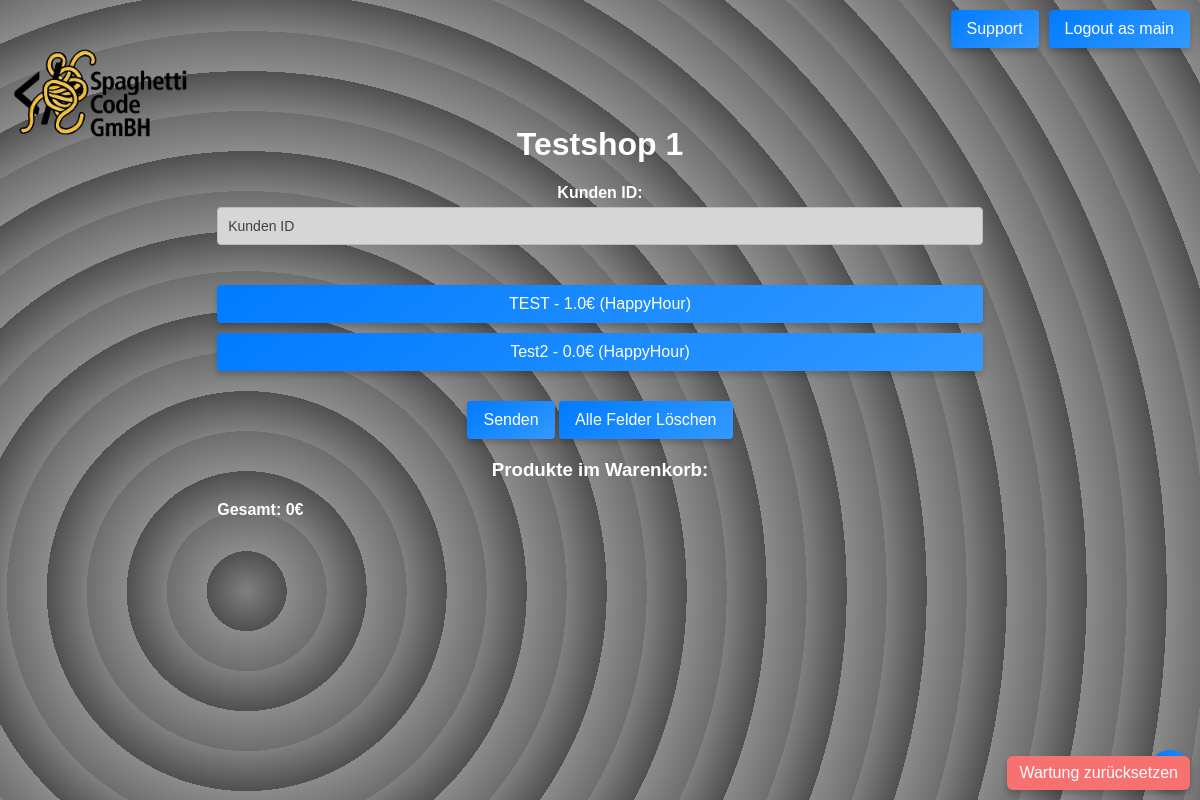
The page /Shop/1/ (signed in) on the database as committed earlier.
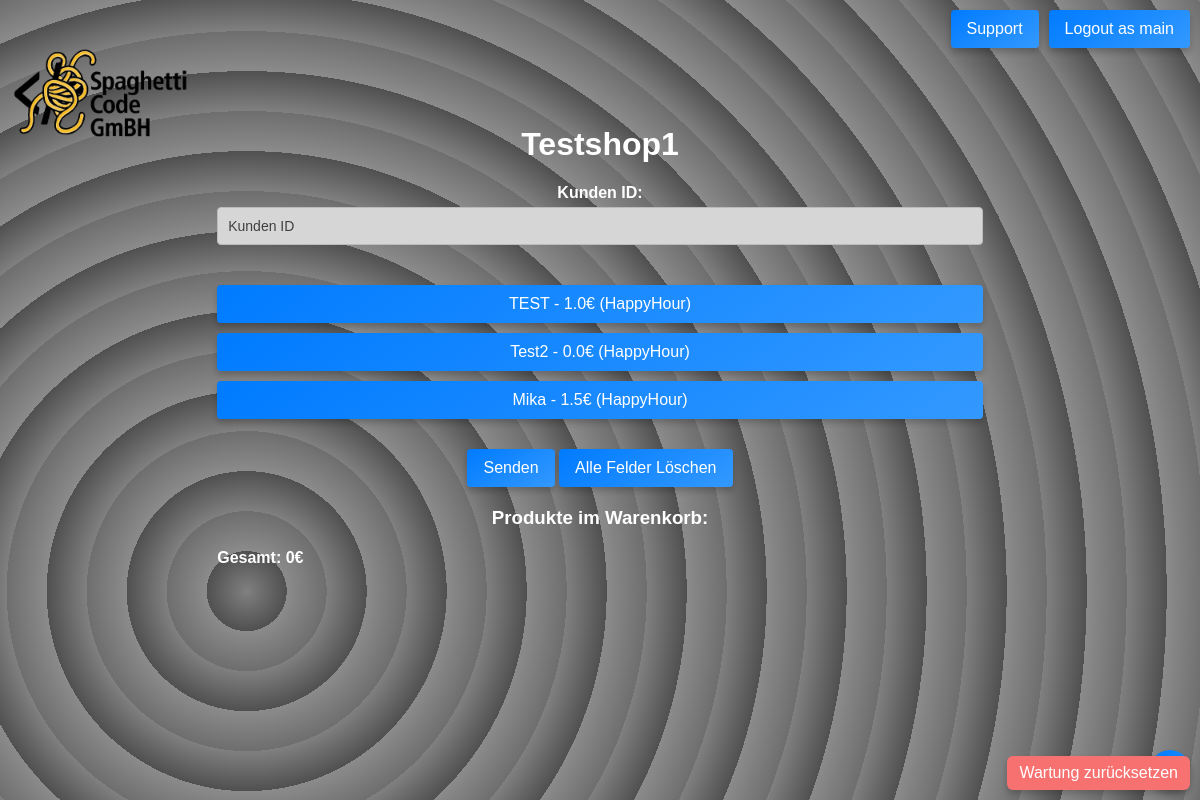
The same page on the database as committed later.
### main/models.py (models this page shows, shortened)
class Shop(models.Model):
    name = models.CharField(max_length=50)
    old_sellers = models.ManyToManyField(User, related_name='shops')
    sellers = models.ManyToManyField(User, related_name='new_shops', blank=True, through='ShopUser')
    activated = models.BooleanField(default=False)

class Product(models.Model):
    name = models.CharField(max_length=50)
    price = models.FloatField()
    happy_hour_price = models.FloatField()
    needs_kitchen = models.BooleanField(default=False)
    shop = models.ForeignKey("Shop", on_delete=models.CASCADE)

### main/views.py (the view, shortened to what this page needs)
# urls.py: path("Shop/<id>/", Shop_view, name="Shop"),
def Shop_view(request, id = None):
    shop_instance = get_object_or_404(Shop, id=id)
    if id is None:
        messages.error(request, 'You are not allowed to access this page, please contact admin')
        log(f"{request.user.username} tried to access shop page without id", 2)
        return redirect('index')
    else:
        if request.user.is_authenticated:
            try:
                shop_user = ShopUser.objects.get(user=request.user, shop=shop_instance)
            except:
                if request.user.is_superuser:
                    ShopUser.objects.get_or_create(user=request.user,shop=shop_instance,defaults={'level': 3})
                if request.user not in shop_instance.sellers.all():
                    messages.warning(request, 'You are not a seller of this shop, please contact admin if you think this is a mistake')
                else:
                    ShopUser.objects.get_or_create(user=request.user,shop=shop_instance,defaults={'level': 1})
                shop_user = ShopUser.objects.get(user=request.user, shop=shop_instance)
            if shop_user.level != 0: # Level 0
                products = Product.objects.filter(shop=id)
                if request.user in shop_instance.sellers.all() or request.user.is_superuser:
                    products = Product.objects.filter(shop=id)
                    log(f"{request.user.username} accessed {request.META.get('HTTP_REFERER', '/')} page")
                    happyhour = HappyHour.objects.first().status
                    return render(request, 'shop.html', {'products': products , 'shop': shop_instance, 'happyhour' : happyhour})
                else:
                    messages.error(request, 'You are not allowed to access this page, because you are not a seller of this shop')
                    log(f"{request.user.username} tried to access shop page, but failed because he is not a seller of this shop", 2)
                return redirect('index')
            else:
                messages.error(request, 'You are not allowed to access this page, because your account is locked')
                log(f"{request.user.username} tried to access shop page, but failed because his account is locked", 2)
                return redirect('index')
        else:
            messages.error(request, 'You are not allowed to access this page, because you are not logged in')
            log(f"Someone tried to access shop page, but failed because he is not logged in" , 2)
            return redirect('index')

### main/log.py (called while the page is built, shortened)
def log(message, level=0):
    info = None
    if level == 0:
        info = ('[Info] ' + message + ' --at-- ' + str(datetime.now()))
    elif level == 1:
        info = ('[Warning] ' + message + ' --at-- ' + str(datetime.now()))
    elif level == 2:
        info = ('[Error] ' + message + ' --at-- ' + str(datetime.now()))
    elif level == 3:
        info = ('[Critical Error] ' + message + ' --at-- ' + str(datetime.now()))
    os.makedirs('logs', exist_ok=True)
    with open('logs/log-' + str(dt.date.today()) + '.txt', 'a') as f:
        f.write(info + '\n')

### main/templates/shop.html (shortened to what this page needs)
{% extends "base.html" %}
{% block content %}
{% load static %}
<div class="container" style="width: 66%; margin: 0 auto; text-align: center;">
    <h1>{{ shop.name }}</h1>
    <div style="margin-bottom: 20px;">
        <label for="customer_id">Kunden ID:</label>
        <input type="text" id="customer_id" name="customer_id" placeholder="Kunden ID" autocomplete="off" style="background-color: rgb(214, 214, 214);">
    </div>
    {% for product in products %}
    <button style="margin-top: 10px; width: 100%" onclick="AddProduct({{ product.id }}, '{{ product.name }}', {{ product.price }})">
        {{ product.name }} - {% if happyhour %} {{product.happy_hour_price }}€ (HappyHour) {% else %} {{ product.price }}€ {% endif %}
    </button><br>
    {% endfor %}
    <button type="button" style="margin-top: 30px; background-color: rgb(136, 255, 0);" onclick="SendOrder()">Senden</button>
    <button type="button" style="margin-top: 20px; background-color: rgb(255, 0, 0);" onclick="location.reload()">Alle Felder Löschen</button>
    <div id="orders" style="margin-top: 20px; text-align: left; color: black">
        <h3>Produkte im Warenkorb:</h3>
        <p id="cart_total" style="font-weight: bold; margin-top: 10px; color: white">Gesamt: 0€</p>
    </div>
</div>
<button style="width: 40px; height: 40px; display: flex; align-items: center; justify-content: center; position: fixed; bottom: 10px; right: 10px; background-color: #007bff; color: white; font-size: 24px; padding: 10px; border-radius: 50%; border: none; cursor: pointer;"
        onclick="window.location.href='/Shop/{{ shop.id }}/settings';"
        title="Shop Settings"
        aria-label="Shop Settings"
        tabindex="0"
        role="button"
        aria-pressed="false">
</button>
{% endblock %}

### main/templates/base.html (shortened to what this page needs)
{% load static %}
<!DOCTYPE html>
<html lang="en">
<head>
</head>
<body>
<div id="animated-background"></div>
<div id="logo-container">
    <a href="/"><img src="{% static 'main/logo.png' %}" alt="Logo"></a>
</div>
<div id="content">
    <div id="auth-buttons">
        {% if user.is_authenticated %}
            <a href="/help"><button type="button">Support</button></a>
            <form method="post" action="{% url 'logout' %}">
                <button type="submit">Logout as {{ user.username }}</button>
            </form>
        {% else %}
            <button type="button" onclick="window.location.href='{% url 'login' %}'">Login</button>
            <button type="button" onclick="window.location.href='{% url 'signup' %}'">Signup</button>
        {% endif %}
        {% if request.session.maintenance_bypass %}
<div style="position: fixed; bottom: 10px; right: 10px; z-index: 999;">
    <form method="post" action="{% url 'maintenance-page' %}">
        <button type="submit" style="background:#f87171;color:white;padding:8px 12px;border:none;border-radius:6px;">
            Wartung zurücksetzen
        </button>
    </form>
</div>
{% endif %}
    </div>
    {% block content %}{% endblock content %}
</div>
</body>
</html>

Rows that differ between the two databases and show on the page:
changed Shop: name "Testshop 1" → "Testshop1"
added Product: name "Mika", happy_hour_price "1.5"
